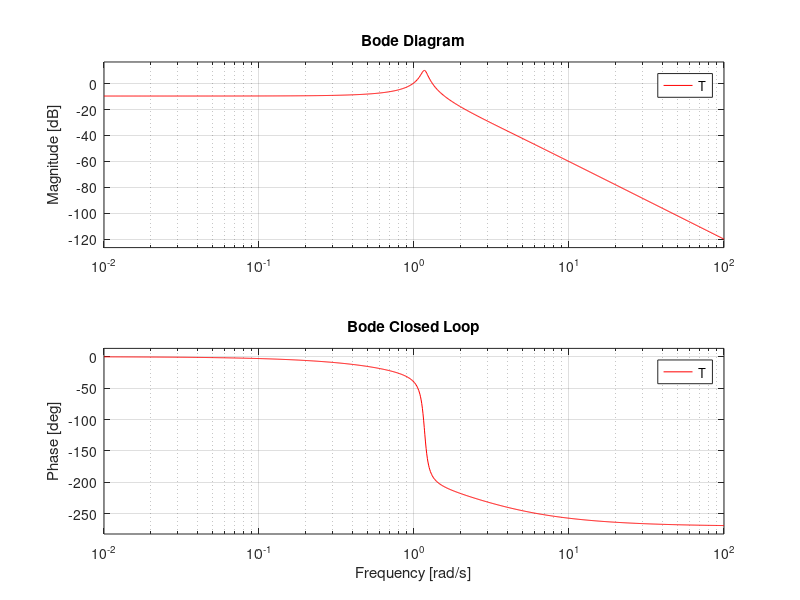
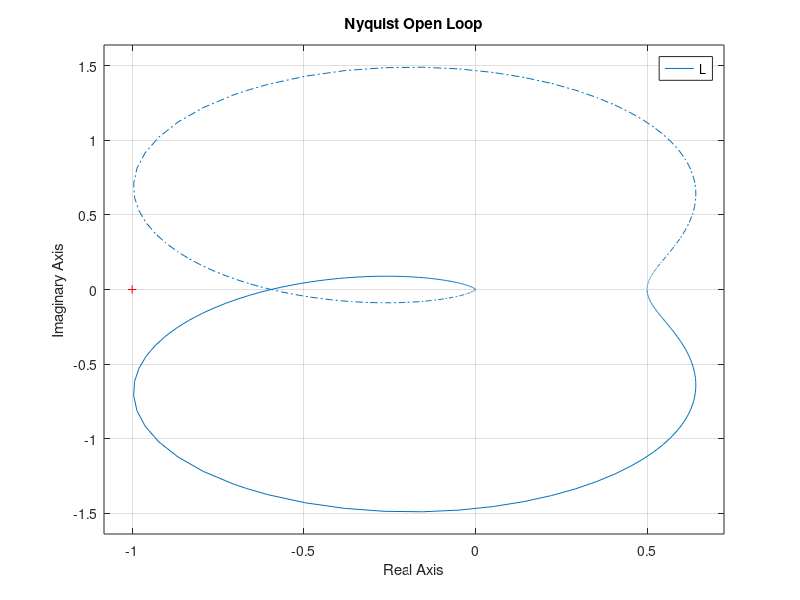
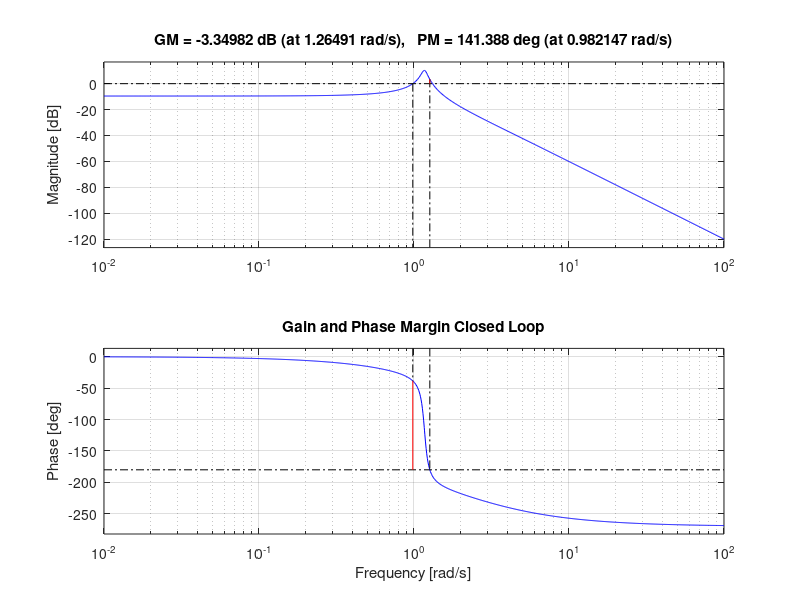

MATLAB code for these plots, in order:
% RT1, Serie 9 Aufg 1
% schmirob@ethz.ch
%%
k_p = 1;

s = tf('s');
L = k_p/(s+2)*1/(s^2+0.3*s+1); % Open loop Übertragungsfunktion
T = L/(1+L); % Closed loop Übertragungsfunktion

figure(1)
subplot(2,2,1); % Plot grid 2x2, access 1st element
step(L,20,'b')
title('Sprungantwort Open Loop');

subplot(2,2,3);
bode(L,'b')
title('Bode Open Loop');

subplot(2,2,2);
step(T,20,'r')
title('Sprungantwort Closed Loop');

subplot(2,2,4);
bode(T,'r')
title('Bode Closed Loop');

figure(2)
nyquist(L)
title('Nyquist Open Loop');

figure(3)
margin(T)
title('Gain and Phase Margin Closed Loop');